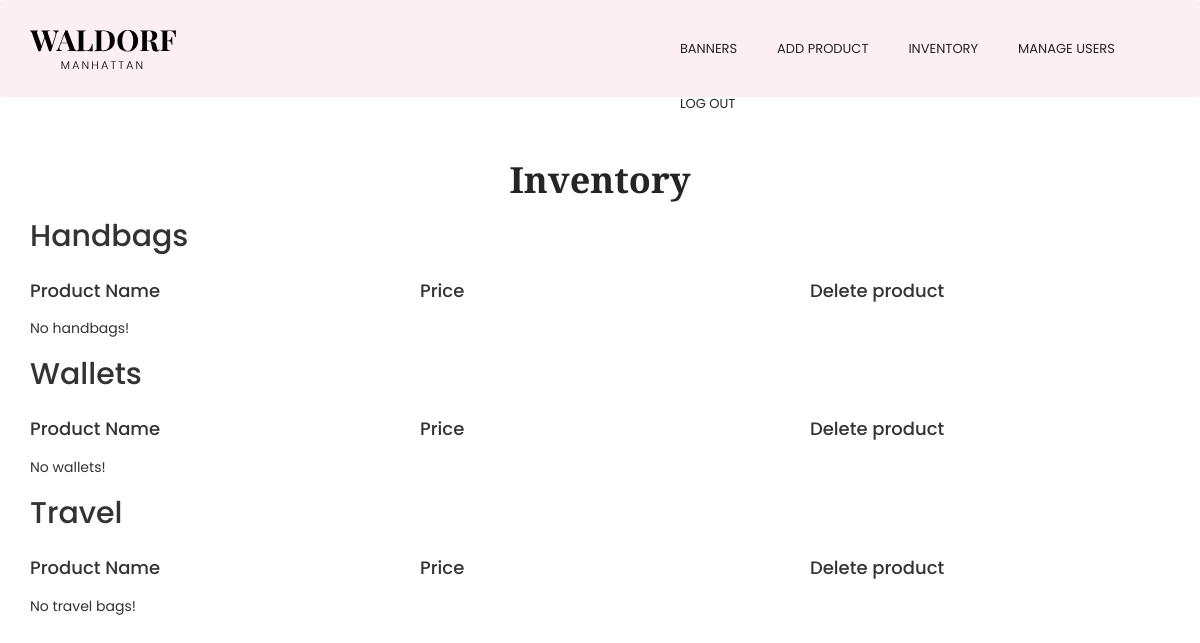
Before: /inventory.php with the older database file.
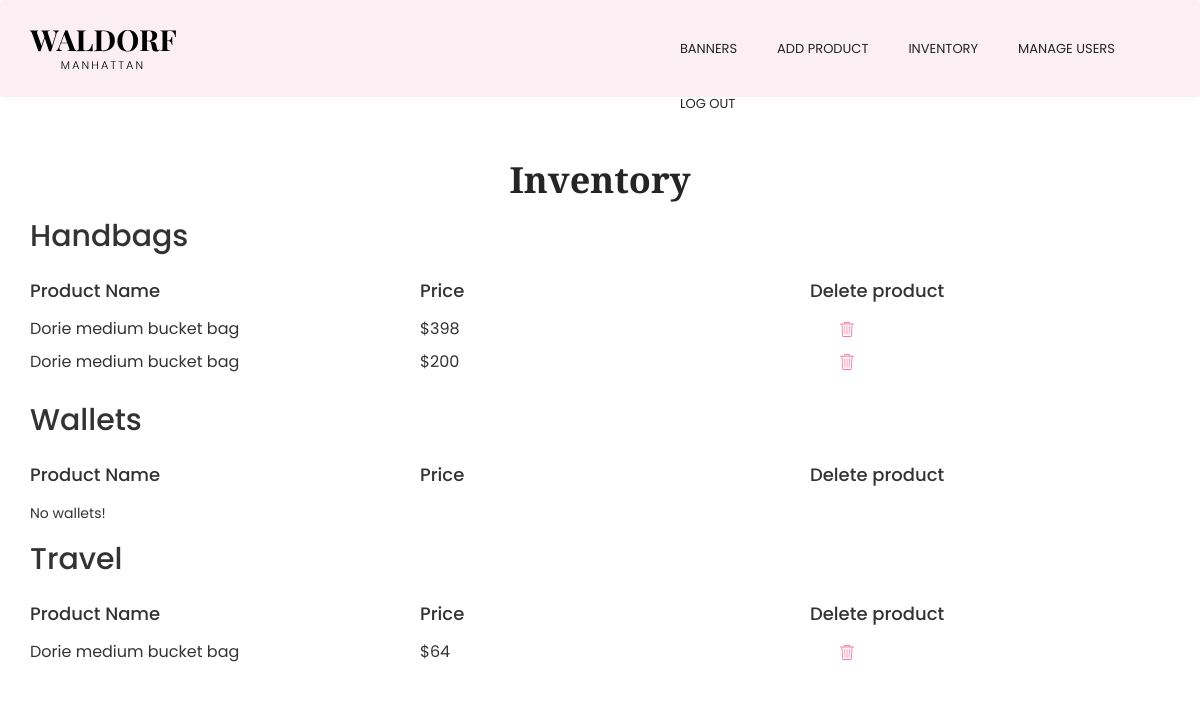
After: the same page with the newer database file.
### tables this page shows
CREATE TABLE `handbags` (
  `id` int(10) NOT NULL,
  `product_name` varchar(100) DEFAULT NULL,
  `price` varchar(10) DEFAULT NULL,
  `descripcion` varchar(400) DEFAULT NULL,
  `dimensions` text,
  `materials` text,
  `details` text,
  `image_1` varchar(100) DEFAULT NULL,
  `image_2` varchar(100) DEFAULT NULL,
  `image_3` varchar(100) DEFAULT NULL
);

CREATE TABLE `travel` (
  `id` int(10) NOT NULL,
  `product_name` varchar(100) DEFAULT NULL,
  `price` varchar(10) DEFAULT NULL,
  `descripcion` varchar(400) DEFAULT NULL,
  `dimensions` text,
  `materials` text,
  `details` text,
  `image_1` varchar(100) DEFAULT NULL,
  `image_2` varchar(100) DEFAULT NULL,
  `image_3` varchar(100) DEFAULT NULL
);

### src/funciones.php (called while the page is built, shortened)
<?php
function get($tabla) {
  $db = mysqli_connect("db","root","root", "main");
  $query = "SELECT * FROM $tabla";
  $result = $db->query($query);
  $resultados = [];
  $i = 0;
  if ($result->num_rows > 0) :
      while($row = $result->fetch_assoc()) :
        $resultados[$i] = $row;
        $i++;
      endwhile;
  else :
    $resultados = false;
  endif;
  return $resultados;
}
?>

### src/inventory.php (the view)
<?php
  include('funciones.php');
  include('estructura/header-admin.php');
  $url_pagina = $_SERVER['REQUEST_URI'];
  $url_pagina = str_replace('/', '', $url_pagina);
  $url_pagina = str_replace('.php', '', $url_pagina);
?>
<main class="admin-options">
  <div class="container">
  <h1 class="admin-title"> Inventory </h1>
  <section class="subir-foto">
  <h2>Handbags</h2>
  <div class="inventory-title">
    <div class="row">
      <div>
        <article class="col-12 col-xs-4 col-md-4">
          <p>Product Name</p>
        </article>
        <article class="col-12 col-xs-4 col-md-4">
          <p>Price</p>
        </article>
        <article class="col-12 col-xs-4 col-md-4">
          <p>Delete product</p>
        </article>
      </div>
    </div>
  </div>
  <div class="users-info">
  <?php
    $handbags = get('handbags');
    if( $handbags ) :
    foreach( $handbags as $handbag ):
  ?>
    <div class="row">
      <div>
        <article class="col-12 col-xs-4 col-md-4">
          <p><?php echo $handbag['product_name'] ?></p>
        </article>
        <article class="col-12 col-xs-4 col-md-4">
          <p>$<?php echo number_format(@$handbag['price']) ?></p>
        </article>
        <article class="col-12 col-xs-4 col-md-4">
          <a href="eliminar.php?url=<?php echo $url_pagina ?>&tipo=handbags&id=<?php echo $handbag['id'] ?>">
          <img class="icon" src="imgs/trash.svg">
          </a>
        </article>
      </div>
    </div>
  <?php
    endforeach;
    else :
  ?>
    <div class="sin-resultados">
      No handbags!
    </div>
    <?php endif; ?>
</div>
</section>
<section class="subir-foto">
  <h2>Wallets</h2>
  <div class="inventory-title">
    <div class="row">
      <div>
        <article class="col-12 col-xs-4 col-md-4">
          <p>Product Name</p>
        </article>
        <article class="col-12 col-xs-4 col-md-4">
          <p>Price</p>
        </article>
        <article class="col-12 col-xs-4 col-md-4">
          <p>Delete product</p>
        </article>
      </div>
    </div>
  </div>
  <div class="users-info">
  <?php
    $wallets = get('wallets');
    if( $wallets ) :
    foreach( $wallets as $wallet ):
  ?>
    <div class="row">
      <div>
        <article class="col-12 col-xs-4 col-md-4">
          <p><?php echo $wallet['product_name'] ?></p>
        </article>
        <article class="col-12 col-xs-4 col-md-4">
          <p>$<?php echo number_format(@$wallet['price']) ?></p>
        </article>
        <article class="col-12 col-xs-4 col-md-4">
          <a href="eliminar.php?url=<?php echo $url_pagina ?>&tipo=wallets&id=<?php echo $wallet['id'] ?>">
          <img class="icon" src="imgs/trash.svg">
          </a>
        </article>
      </div>
    </div>
  <?php
    endforeach;
    else :
  ?>
    <div class="sin-resultados">
      No wallets!
    </div>
    <?php endif; ?>
</div>
</section>
<section class="subir-foto">
  <h2>Travel</h2>
  <div class="inventory-title">
    <div class="row">
      <div>
        <article class="col-12 col-xs-4 col-md-4">
          <p>Product Name</p>
        </article>
        <article class="col-12 col-xs-4 col-md-4">
          <p>Price</p>
        </article>
        <article class="col-12 col-xs-4 col-md-4">
          <p>Delete product</p>
        </article>
      </div>
    </div>
  </div>
  <div class="users-info">
  <?php
    $travel = get('travel');
    if( $travel ) :
    foreach( $travel as $travel ):
  ?>
    <div class="row">
      <div>
        <article class="col-12 col-xs-4 col-md-4">
          <p><?php echo $travel['product_name'] ?></p>
        </article>
        <article class="col-12 col-xs-4 col-md-4">
          <p>$<?php echo number_format(@$travel['price']) ?></p>
        </article>
        <article class="col-12 col-xs-4 col-md-4">
          <a href="eliminar.php?url=<?php echo $url_pagina ?>&tipo=travel&id=<?php echo $travel['id'] ?>">
          <img class="icon" src="imgs/trash.svg">
          </a>
        </article>
      </div>
    </div>
  <?php
    endforeach;
    else :
  ?>
    <div class="sin-resultados">
      No travel bags!
    </div>
    <?php endif; ?>
</div>
</section>
  </div>
</main>
<?php
include('estructura/footer-admin.php');
?>

### src/estructura/header-admin.php (shortened to what this page needs)
<!DOCTYPE html>
<html lang="en">
<head>
  <link rel="stylesheet" type="text/css" href="css/estilos.css">
  <link rel="stylesheet" href="https://maxcdn.bootstrapcdn.com/bootstrap/3.3.7/css/bootstrap.min.css">
  <link rel="stylesheet" href="css/bootstrap.min.css">
  <link rel="stylesheet" href="css/estilos.css">
</head>
<body>
<header class="header navbar-fixed-top">
        <nav class="navbar" role="navigation">
          <div class="container">
                <div class="menu-container js_nav-item">
                    <div class="logo">
                      <a class="logo-wrap">
                          <img class="logo-img logo-img-main" src="imgs/logo.svg" alt="Waldorf Logo">
                      </a>
                  </div>
              </div>
              <div class="collapse navbar-collapse nav-collapse">
                  <div class="menu-container elementos-menu">
                      <ul class="nav navbar-nav navbar-nav-right">
                          <li class="js_nav-item nav-item"><a class="nav-item-child nav-item-hover" href="banners.php">BANNERS</a></li>
                          <li class="js_nav-item nav-item"><a class="nav-item-child nav-item-hover" href="product-type.php">ADD PRODUCT</a></li>
                          <li class="js_nav-item nav-item"><a class="nav-item-child nav-item-hover" href="inventory.php">INVENTORY</a></li>
                          <li class="js_nav-item nav-item"><a class="nav-item-child nav-item-hover" href="manage-users.php">MANAGE USERS</a></li>
                          <li class="js_nav-item nav-item"><a class="nav-item-child nav-item-hover" href="logout-admin.php">LOG OUT</a></li>
                      </ul>
                  </div>
              </div>
          </div>
      </nav>
      </header>
<div class="espaciador-de-menu"></div>

### src/estructura/footer-admin.php
</body>
</html>

### src/css/estilos.css (style rules this page uses)
body { font-family: 'Poppins', Helvetica, sans-serif; }
.inventory-title p { font-weight: 500; font-size: 18px; padding-bottom: 5px; }
.users-info p { font-size: 16px; }
.subir-foto h2 { padding-bottom: 15px; }
.admin-title { display: flex; justify-content: center; font-family: 'Playfair Display'; font-weight: 600; color: #252525; }
.admin-options { padding: 40px 0px; }
.users-info .icon { margin-left: 30px; }
.navbar-fixed-top .navbar-collapse { max-height: 100%; }
.header .navbar { margin-bottom: 0; transition-duration: 300ms; transition-property: all; transition-timing-function: cubic-bezier(0.7, 1, 0.7, 1); background-color: #fbeff3; box-shadow: 0px 3px 6px rgba(158,158,158,0.05); }
.header .menu-container:before, .header .menu-container:after { content: " "; display: table; }
.header .menu-container:after { clear: both; }
.header .logo { width: 150px; height: 150px; float: left; max-height: 95px; line-height: 65px; }
.header .logo-wrap { display: inline-block; padding: 15px 0; }
.header .logo-img { display: inline-block; width: 146px; height: auto; max-width: 100%; max-height: 100%; vertical-align: middle; }
.header .logo-img-main { display: inline-block; transition-duration: 400ms; transition-property: all; transition-timing-function: cubic-bezier(0.7, 1, 0.7, 1); }
.header .navbar-nav { padding-left: 0; margin-bottom: 0; list-style: none; }
.header .nav-item { position: relative; display: block; }
.header .nav-item:last-child .nav-item-child { padding-right: 0; }
.header .nav-item-child { position: relative; display: block; font-size: 13px; font-weight: 400; font-family: "Poppins", sans-serif; color: #262425;; text-transform: uppercase; line-height: 15px; padding: 20px; transition-duration: 300ms; transition-property: all; transition-timing-function: cubic-bezier(0.7, 1, 0.7, 1); }
.header .nav-item-hover { position: relative; }
.header .nav-item-hover:after { position: absolute; color: #FFB4BB; top: 45px; left: 0; width: 9px; height: 2px; opacity: 0; content: " "; transition-duration: 400ms; transition-property: all; transition-timing-function: cubic-bezier(0.7, 1, 0.7, 1); }
.elementos-menu { position:absolute; top:20px; left:55% }
@media (min-width: 992px) { .header .navbar-nav-right { float: right; } }
.espaciador-de-menu { width: 100%; height: 100px; }

Changed rows visible on the page:
added handbags: product_name "Dorie medium bucket bag", price "398"
added handbags: product_name "Dorie medium bucket bag", price "200"
added travel: product_name "Dorie medium bucket bag", price "64"
Other visible differences:
text no longer shown: "No handbags! No travel bags!"
